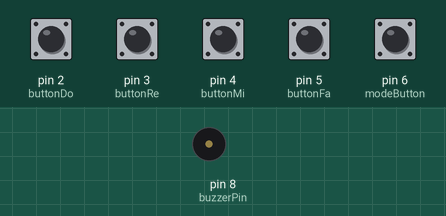
Simulated run of this sketch. Board: Arduino Uno, built with avr-gcc and run on an emulated ATmega328P. Parts: buzzer (waves = sounding). The test bench sets the inputs (shaded band); at power-on: pin 2 (buttonDo), pin 3 (buttonRe), pin 4 (buttonMi), pin 5 (buttonFa), pin 6 (modeButton) HIGH.

Above: at 1.2 s.
1.3 s: pin 2 (buttonDo) pulled LOW for 0.15 s
At 1.37 s:
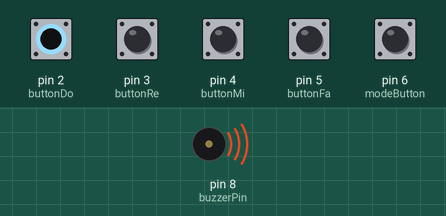
Timing chart, 0 to 4.3 s (numbered marks = the images above; inputs shaded):
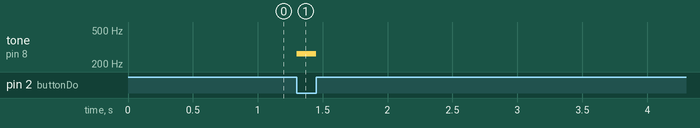

The sketch:

digital_piano.ino
```cpp
/*
---------------------------------------------------------
Project : Digital Piano using Passive Buzzer
Author  : Lakshay Sharma

Description:
4-key digital piano with:
- Major/Minor mode
- Sol chord substitute
- Button release silence
---------------------------------------------------------
*/

const int buzzerPin = 8;

const int buttonDo = 2;
const int buttonRe = 3;
const int buttonMi = 4;
const int buttonFa = 5;

const int modeButton = 6;

int majorScale[4] = {262, 294, 330, 349};
int minorScale[4] = {262, 294, 311, 349};

bool majorMode = true;
bool lastModeState = HIGH;

void setup()
{
    pinMode(buttonDo, INPUT_PULLUP);
    pinMode(buttonRe, INPUT_PULLUP);
    pinMode(buttonMi, INPUT_PULLUP);
    pinMode(buttonFa, INPUT_PULLUP);

    pinMode(modeButton, INPUT_PULLUP);

    pinMode(buzzerPin, OUTPUT);

    Serial.begin(9600);
}

void loop()
{
    bool currentModeState = digitalRead(modeButton);

    if (lastModeState == HIGH && currentModeState == LOW)
    {
        majorMode = !majorMode;
        delay(250);
    }

    lastModeState = currentModeState;

    bool doPressed = digitalRead(buttonDo) == LOW;
    bool rePressed = digitalRead(buttonRe) == LOW;
    bool miPressed = digitalRead(buttonMi) == LOW;
    bool faPressed = digitalRead(buttonFa) == LOW;

    int pressed = doPressed + rePressed + miPressed + faPressed;

    if (pressed >= 2)
    {
        tone(buzzerPin, 392);
    }
    else if (doPressed)
    {
        tone(buzzerPin, majorMode ? majorScale[0] : minorScale[0]);
    }
    else if (rePressed)
    {
        tone(buzzerPin, majorMode ? majorScale[1] : minorScale[1]);
    }
    else if (miPressed)
    {
        tone(buzzerPin, majorMode ? majorScale[2] : minorScale[2]);
    }
    else if (faPressed)
    {
        tone(buzzerPin, majorMode ? majorScale[3] : minorScale[3]);
    }
    else
    {
        noTone(buzzerPin);
    }
}
//connections
//passive buzzer(+)-D8, passive buzzer(-) - GND
//button1(Do)-D2  button2(Re)-D3  button3(Mi)-D4  Button4(Fa)-D5 mODE BUTTON-D6 other side of every button-GND
//The code uses INPUT_PULLUP, so no external pull-up resistors are required.
```

Measured:
- after the input at 1.3 s, tone on pin 8 (buzzerPin): silent → 262 Hz at once, → silent 0.15 s later
